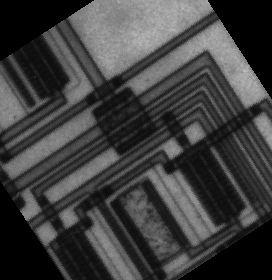
%> input picture Lab5-Segmentation/assets/circuit_rotated.tif, 272 x 280 px
$ octave task_3.m   (GNU Octave 9; MATLAB toolbox functions it lacks are replaced by stand-ins)
%> lines starting %> are read from the running program, lines starting %| are printed output that depends on the picture
% Read image and find edge points
clear all; close all;
f = imread('assets/circuit_rotated.tif');
%> f is the input picture: size 280x272 uint8; min 0, max 191, mean 62.8
fEdge = edge(f,'Canny');
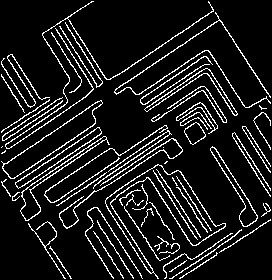
%> fEdge: size 280x272 logical; 10.8% white in thin lines or dots
figure(1)
montage({f,fEdge});
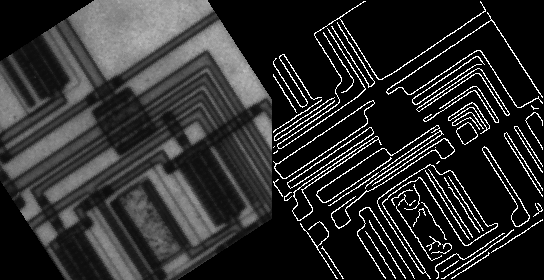
%> displayed picture: size 280x544, on the screen's scale of 0 to 255; min 0, max 255, mean 45.2
title('(1): Original image, (2): Image with Canny edge detection')

% Perform Hough Transform and plot count as image intensity
[H, theta, rho] = hough(fEdge);
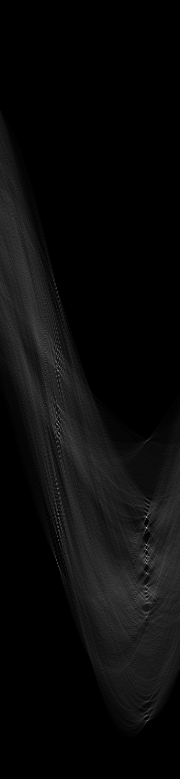
%> H: size 779x180 double; min 0, max 189, mean 10.6
%> theta = 180 values from -90 to 89; rho = 779 values from -389 to 389
figure(2)
imshow(H,[],'XData',theta,'YData', rho, ...
            'InitialMagnification','fit');
xlabel('theta'), ylabel('rho');
title('Hough Transform Parameter Space (theta, rho)');
axis on, axis normal, hold on;

% Find 5 larges peaks and superimpose markers on Hough image
figure(2)
all_peaks  = houghpeaks(H,20);
%> all_peaks = 15 rows, first 12: [528 147; 550 147; 564 147; 518 147; 422 59; 592 147; 371 59; 433 59; 515 59; 413 57; 617 147; 574 147]
ortho_indices = find(abs(theta(all_peaks(:,2))-(-34))<5);
%> ortho_indices = [5 7 8 9 10 14 15]
peaks = all_peaks(ortho_indices, :);
%> peaks = [422 59; 371 59; 433 59; 515 59; 413 57; 350 58; 489 58]
%peaks  = houghpeaks(H,5,'threshold',ceil(0.3*max(H(:))));
x = theta(peaks(:,2)); y = rho(peaks(:,1));
%> after `x = theta(peaks(:,2))`: x = [-32 -32 -32 -32 -34 -33 -33]
%> after `y = rho(peaks(:,1))`: y = [32 -19 43 125 23 -40 99]
plot(x,y,'o','color','red', 'MarkerSize',10, 'LineWidth',1);
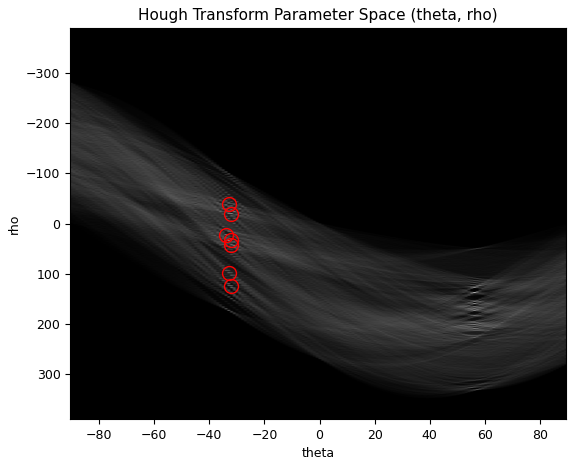
%> figure redrawn from the program's plot data

% Plot the Hough image as a 3D plot (called SURF)
figure(3)
surf(theta, rho, H);
xlabel('theta','FontSize',16);
ylabel('rho','FontSize',16)
zlabel('Hough Transform counts','FontSize',16)
title('3D plot of Hough counts in the parameter space');
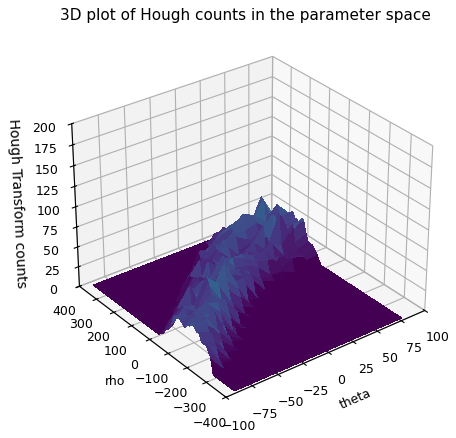
%> figure redrawn from the program's plot data

% From theta and rho and plot lines
lines = houghlines(fEdge,theta,rho,peaks,'FillGap',5,'MinLength',7);
%> lines = 29 lines; longest, point1 to point2 (x, y): (149, 178) to (191, 244), (145, 173) to (188, 238), (106, 204) to (147, 270), (214, 148) to (255, 211), (55, 27) to (94, 90), (64, 21) to (103, 84)
figure(4), imshow(f),
figure(4); hold on
max_len = 0;
for k = 1:length(lines)
   xy = [lines(k).point1; lines(k).point2];
   plot(xy(:,1),xy(:,2),'LineWidth',2,'Color','green');
end
%> this loop made 29 passes
%> xy on passes 1 to 12: [55 27; 94 90], [134 154; 141 164], [149 178; 191 244], [199 257; 203 264], [12 55; 40 99], [43 105; 53 120], [73 153; 77 159], [90 179; 95 187], [106 204; 147 270], [64 21; 103 84], [143 148; 150 158], [155 167; 177 201]
title('Original image with detected linear segements overlay')
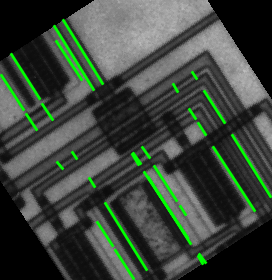
%> figure redrawn from the program's plot data; its title reads 'Original image with detected linear segements overlay'
